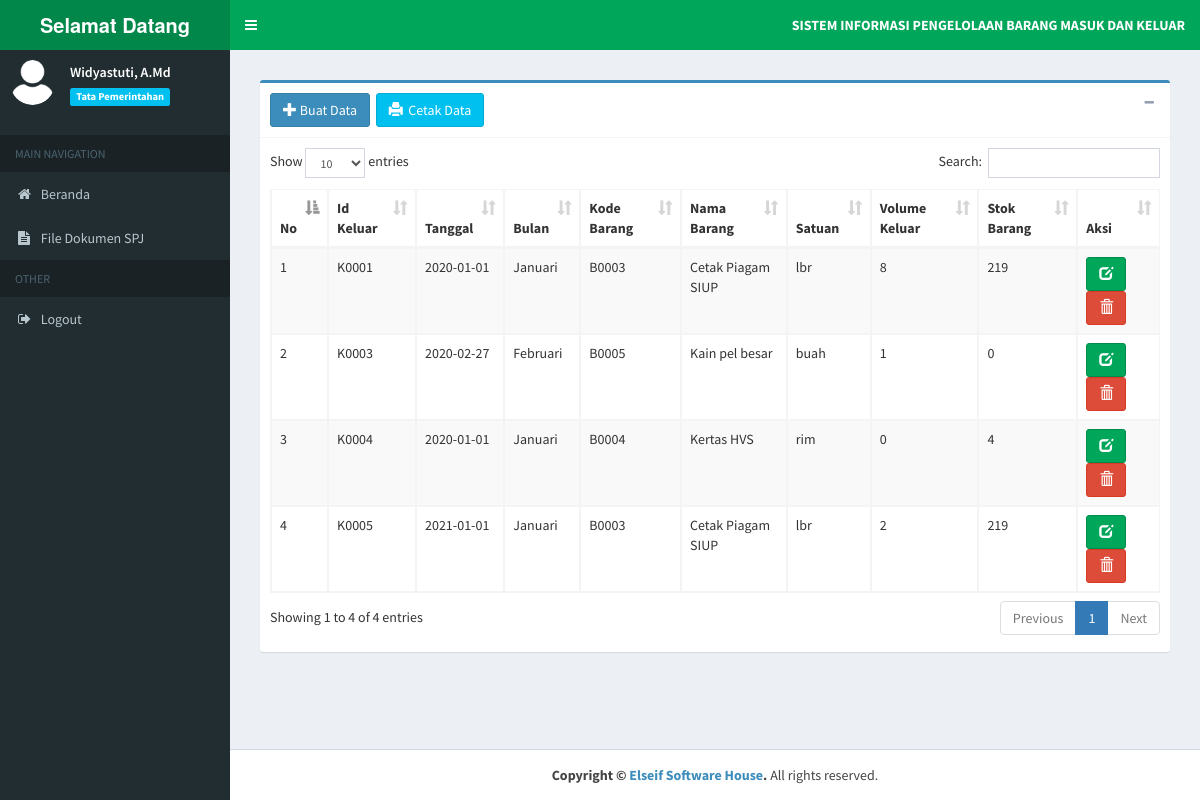
Page /index.php?page=bukupengeluaran_tampil (signed in) on the committed database.
### tables this page shows
CREATE TABLE `data_buku_pengeluaran` (
  `id_keluar` varchar(10) NOT NULL,
  `tanggal` varchar(15) DEFAULT NULL,
  `bulan` varchar(15) DEFAULT NULL,
  `kd_brng` varchar(10) DEFAULT NULL,
  `nma_brng` varchar(60) DEFAULT NULL,
  `satuan` varchar(10) DEFAULT NULL,
  `vlm_keluar` int(11) DEFAULT NULL
);

CREATE TABLE `stok_barang` (
  `kd_brng` varchar(10) NOT NULL,
  `nma_brng` varchar(60) NOT NULL,
  `satuan` varchar(10) NOT NULL,
  `jumlah_stok` int(11) NOT NULL
);

### admin/bukupengeluaran/bukupengeluaran_tampil.php (the view)
<section class="content">
	<div class="box box-primary">
		<div class="box-header with-border">
			<a href="?page=bukupengeluaran" title="Tambah Data" class="btn btn-primary">
				<i class="glyphicon glyphicon-plus"></i> Buat Data</a>&nbsp;
				<a href="?page=bukupengeluaran_filter" title="Cetak Data" class="btn btn-info">
				<i class="glyphicon glyphicon-print"></i> &nbsp;Cetak Data</a>
			<div class="box-tools pull-right">
				<button type="button" class="btn btn-box-tool" data-widget="collapse">
					<i class="fa fa-minus"></i>
				</button>
			</div>
		</div>
		<div class="box-body">
			<div class="table-responsive">
				<table id="example1" class="table table-bordered table-striped">
					<thead>
						<tr>
							<th>No</th>
							<th>Id Keluar</th>
							<th>Tanggal</th>
							<th>Bulan</th>
							<th>Kode Barang</th>
							<th>Nama Barang</th>
							<th>Satuan</th>
							<th>Volume Keluar</th>
							<th>Stok Barang</th>
							<th>Aksi</th>
						</tr>
					</thead>
					<tbody>
				  <?php
                  $no = 1;
                  $sql = $koneksi->query("SELECT bukukeluar.id_keluar,bukukeluar.tanggal,bukukeluar.bulan,bukukeluar.kd_brng,bukukeluar.nma_brng,bukukeluar.satuan,bukukeluar.vlm_keluar,stok.jumlah_stok FROM stok_barang stok INNER JOIN data_buku_pengeluaran bukukeluar ON stok.kd_brng=bukukeluar.kd_brng");
                  while ($data= $sql->fetch_assoc()) {
                  ?>
						<tr>
							<td>
								<?php echo $no++; ?>
							</td>
							<td>
								<?php echo $data['id_keluar']; ?>
							</td>
							<td>
								<?php echo $data['tanggal']; ?>
							</td>
							<td>
								<?php echo $data['bulan']; ?>
							</td>
							<td>
								<?php echo $data['kd_brng']; ?>
							</td>
							<td>
								<?php echo $data['nma_brng']; ?>
							</td>
							<td>
								<?php echo $data['satuan']; ?>
							</td>
							<td>
								<?php echo $data['vlm_keluar']; ?>
							</td>
							<td>
								<?php echo $data['jumlah_stok']; ?>
							</td>
							<td>
								<a href="?page=bukupengeluaran_ubah&id_keluar=<?php echo $data['id_keluar']; ?>" title="Ubah"
								 class="btn btn-success">
									<i class="glyphicon glyphicon-edit"></i>
								</a>
								<a href="?page=bukupengeluaran_hapus&id_keluar=<?php echo $data['id_keluar']; ?>"
								 title="Hapus" class="btn btn-danger">
									<i class="glyphicon glyphicon-trash"></i></a>
							</td>
						</tr>
						<?php
                  }
                ?>
					</tbody>
				</table>
			</div>
		</div>
	</div>
</section>

### rows in the picture
data_buku_pengeluaran: id_keluar "K0001", tanggal "2020-01-01", bulan "Januari", kd_brng "B0003", nma_brng "Cetak Piagam SIUP", satuan "lbr", vlm_keluar "8", kd_brng.jumlah_stok "219"
data_buku_pengeluaran: id_keluar "K0003", tanggal "2020-02-27", bulan "Februari", kd_brng "B0005", nma_brng "Kain pel besar", satuan "buah", vlm_keluar "1", kd_brng.jumlah_stok "0"
data_buku_pengeluaran: id_keluar "K0004", tanggal "2020-01-01", bulan "Januari", kd_brng "B0004", nma_brng "Kertas HVS", satuan "rim", vlm_keluar "0", kd_brng.jumlah_stok "4"
data_buku_pengeluaran: id_keluar "K0005", tanggal "2021-01-01", bulan "Januari", kd_brng "B0003", nma_brng "Cetak Piagam SIUP", satuan "lbr", vlm_keluar "2", kd_brng.jumlah_stok "219"

### other values in the picture
$data_nama "Widyastuti, A.Md"
$data_unit "Tata Pemerintahan"
